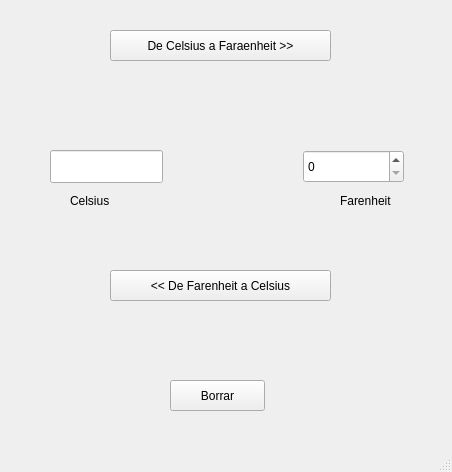
<?xml version="1.0" encoding="UTF-8"?>
<ui version="4.0">
 <class>MainWindow</class>
 <widget class="QMainWindow" name="MainWindow">
  <property name="geometry">
   <rect>
    <x>0</x>
    <y>0</y>
    <width>452</width>
    <height>472</height>
   </rect>
  </property>
  <property name="windowTitle">
   <string>MainWindow</string>
  </property>
  <widget class="QWidget" name="centralwidget">
   <widget class="QPushButton" name="btn_CtoF">
    <property name="geometry">
     <rect>
      <x>110</x>
      <y>30</y>
      <width>221</width>
      <height>31</height>
     </rect>
    </property>
    <property name="text">
     <string>De Celsius a Faraenheit &gt;&gt;</string>
    </property>
   </widget>
   <widget class="QPushButton" name="btn_FtoC">
    <property name="geometry">
     <rect>
      <x>110</x>
      <y>270</y>
      <width>221</width>
      <height>31</height>
     </rect>
    </property>
    <property name="text">
     <string>&lt;&lt; De Farenheit a Celsius</string>
    </property>
   </widget>
   <widget class="QLabel" name="label">
    <property name="geometry">
     <rect>
      <x>70</x>
      <y>190</y>
      <width>64</width>
      <height>21</height>
     </rect>
    </property>
    <property name="text">
     <string>Celsius</string>
    </property>
   </widget>
   <widget class="QLabel" name="label_2">
    <property name="geometry">
     <rect>
      <x>340</x>
      <y>190</y>
      <width>64</width>
      <height>21</height>
     </rect>
    </property>
    <property name="text">
     <string>Farenheit</string>
    </property>
   </widget>
   <widget class="QLineEdit" name="editCel">
    <property name="geometry">
     <rect>
      <x>50</x>
      <y>150</y>
      <width>113</width>
      <height>33</height>
     </rect>
    </property>
   </widget>
   <widget class="QSpinBox" name="spinFahr">
    <property name="geometry">
     <rect>
      <x>303</x>
      <y>150</y>
      <width>101</width>
      <height>33</height>
     </rect>
    </property>
   </widget>
   <widget class="QPushButton" name="btn_Borrar">
    <property name="geometry">
     <rect>
      <x>170</x>
      <y>380</y>
      <width>95</width>
      <height>31</height>
     </rect>
    </property>
    <property name="text">
     <string>Borrar</string>
    </property>
   </widget>
  </widget>
  <widget class="QStatusBar" name="statusbar"/>
 </widget>
 <resources/>
 <connections/>
</ui>
